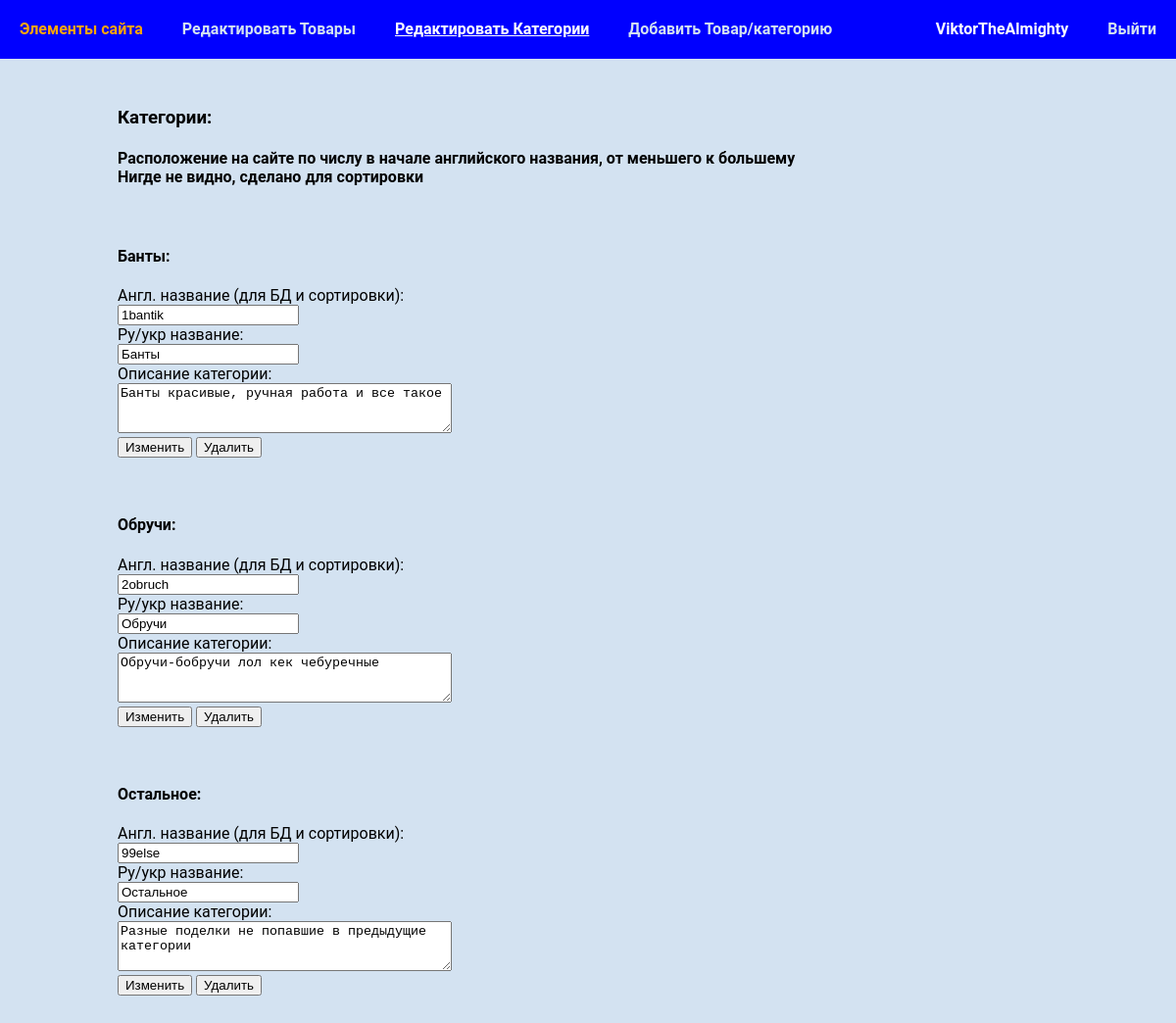
The page /admin/categories.php (signed in) on the database its author committed.
### tables this page shows
CREATE TABLE IF NOT EXISTS `categories` (
  `id` int(2) NOT NULL,
  `name` varchar(12) NOT NULL,
  `ru_name` varchar(14) NOT NULL,
  `description` text NOT NULL
);

### admin/categories.php (the view, shortened to what this page needs)
<?php
   require_once "../connect.php";
?>
<!DOCTYPE html>
<html lang="en">
<head>
   <link rel="stylesheet" href="admin.css">
</head>
<body>
   <div class="navbar">
      <div class="nav-inside">
         <a href="/admin/index.php">Элементы сайта</a>
         <a href="/admin/goods.php">Редактировать Товары</a>
         <a href="/admin/categories.php" class="active">Редактировать Категории</a>
         <a href="/admin/add.php">Добавить Товар/категорию</a>
      </div>
      <div class="nav-inside">
         <h4><?php echo $_SESSION['username']; ?></h4>
         <a class="fl-right" href="/admin/logout.php">Выйти</a>
      </div>
   </div>
   <div class="wrapper">
      <div class="section">
         <?php
            $sql = "SELECT * FROM categories ORDER BY name";
            $categories = mysqli_query($conn, $sql);
         ?>
         <h3>Категории:</h3>
         <h4>Расположение на сайте по числу в начале английского названия, от меньшего к большему<br>Нигде не видно, сделано для сортировки</h4><br>
            <?php while($cat = mysqli_fetch_assoc($categories)): ?>
               <h4><?php echo $cat["ru_name"]; ?>:</h4>
            <form action="/admin/update.php" method="post">
               <label>Англ. название (для БД и сортировки):<br>
                  <input type="text" name="name" value="<?php echo $cat["name"]; ?>">
               </label><br>
               <label>Ру/укр название:<br>
                  <input type="text" name="ru_name" value="<?php echo $cat["ru_name"]; ?>">
               </label><br>
               <label>Описание категории:</label><br>
               <textarea name="desc" rows="3" cols="40"><?php echo $cat["description"]; ?></textarea><br>
               <button name="cat_upd" type="submit">Изменить</button>
               <button name="cat_del" type="submit">Удалить</button>
            </form><br><br>
            <?php endwhile;
            ?>
      </div>
   </div>
</body>
</html>

### admin/admin.css (style rules this page uses)
body { background-color: #d3e2f1; margin: 0; padding: 0; font-family: 'Roboto', sans-serif; font-size: 16px; }
a { font-family: 'Roboto', sans-serif; text-decoration: none; -webkit-transition: all 0.2s ease;; -moz-transition: all 0.2s ease;; -o-transition: all 0.2s ease;; transition: all 0.2s ease; }
.navbar { display: flex; justify-content: space-between; width: 100%; background-color: blue; }
.navbar .nav-inside { display: flex; }
.navbar .nav-inside a { display: block; padding: 20px; color: #d3e2f1; font-weight: bold; font-size: 16px; }
.navbar .nav-inside .active { text-decoration: underline; color: white; }
.navbar h4 { color: white; margin-right: 20px; margin-top: 20px; }
.wrapper { margin-left: auto; margin-right: auto; padding-bottom: 40px; }
.wrapper .section { padding: 30px 20px 2px; }
@media screen and (min-width:1200px) { .wrapper { max-width: 1000px; } }

### rows shown on the page
categories: ru_name "Банты", name "1bantik", desc "Банты красивые, ручная работа и все такое"
categories: ru_name "Обручи", name "2obruch", desc "Обручи-бобручи лол кек чебуречные"
categories: ru_name "Остальное", name "99else", desc "Разные поделки не попавшие в предыдущие категории"

### other values the page prints
$_SESSION['username'] "ViktorTheAlmighty"
